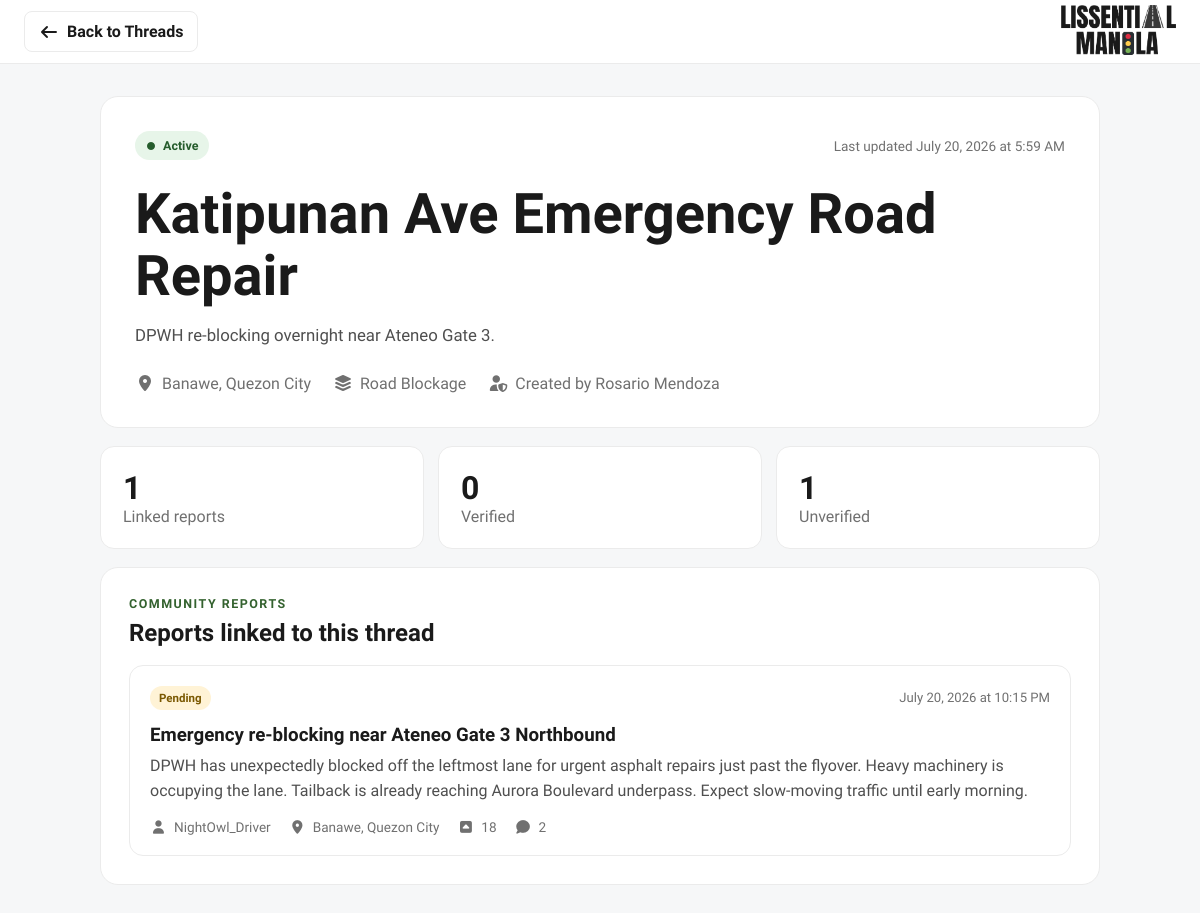
The app's page /pages/user/thread-details.php?id=4 with its own data.
### tables this page shows
CREATE TABLE threads (
    thread_id INT AUTO_INCREMENT PRIMARY KEY,
    title VARCHAR(255) NOT NULL,
    location_id INT NOT NULL,
    category_id INT NOT NULL,
    
    created_by INT NOT NULL,  
    status ENUM('Active', 'Resolved', 'Archived') NOT NULL DEFAULT 'Active',
    
    description TEXT,  
    
     
    total_reports INT DEFAULT 0,
    verified_reports INT DEFAULT 0,
    unverified_reports INT DEFAULT 0,
    
    created_at TIMESTAMP DEFAULT CURRENT_TIMESTAMP,
    updated_at TIMESTAMP DEFAULT CURRENT_TIMESTAMP ON UPDATE CURRENT_TIMESTAMP,
    
    FOREIGN KEY (category_id) REFERENCES categories(category_id),
    FOREIGN KEY (location_id) REFERENCES locations(location_id),
    FOREIGN KEY (created_by) REFERENCES users(user_id) ON DELETE RESTRICT
);

CREATE TABLE categories (
    category_id INT AUTO_INCREMENT PRIMARY KEY,
    category_name VARCHAR(50) NOT NULL UNIQUE, 
    requires_description BOOLEAN DEFAULT FALSE,  
    is_active BOOLEAN DEFAULT TRUE,
    created_at TIMESTAMP DEFAULT CURRENT_TIMESTAMP
);

CREATE TABLE reports (
    report_id INT AUTO_INCREMENT PRIMARY KEY,
    user_id INT NOT NULL,  
    thread_id INT,  
    location_id INT NOT NULL,  
    category_id INT NOT NULL,

    title VARCHAR(255) NOT NULL,
    description TEXT NOT NULL,
    
     
    upvote_count INT DEFAULT 0,
    comment_count INT DEFAULT 0,
 
     
    status ENUM('Pending', 'Verified', 'Resolved', 'Rejected') NOT NULL DEFAULT 'Pending',
    verification_remarks TEXT,  
    verified_by INT,  
    verified_at TIMESTAMP NULL,
        
    is_deleted BOOLEAN DEFAULT FALSE,  
    
    created_at TIMESTAMP DEFAULT CURRENT_TIMESTAMP,
    updated_at TIMESTAMP DEFAULT CURRENT_TIMESTAMP ON UPDATE CURRENT_TIMESTAMP,
    
    FOREIGN KEY (user_id) REFERENCES users(user_id),
    FOREIGN KEY (thread_id) REFERENCES threads(thread_id),
    FOREIGN KEY (location_id) REFERENCES locations(location_id),
    FOREIGN KEY (category_id) REFERENCES categories(category_id),
    FOREIGN KEY (verified_by) REFERENCES users(user_id)
);

CREATE TABLE users (
    user_id INT AUTO_INCREMENT PRIMARY KEY,
    phone_number VARCHAR(20) NOT NULL UNIQUE,
    email VARCHAR(100),
    first_name VARCHAR(50) NOT NULL,
    last_name VARCHAR(50) NOT NULL,
    username VARCHAR(50) NOT NULL UNIQUE,
    password_hash VARCHAR(255) NOT NULL,
    
     
    role ENUM('Student', 'Official', 'Admin') NOT NULL DEFAULT 'Student',
    
     
    assigned_area VARCHAR(100),
    
     
    home_location_id INT NOT NULL,
    
     
    pending_phone_number VARCHAR(20),  
    is_phone_verified BOOLEAN DEFAULT TRUE,  
    phone_verification_code VARCHAR(10),
    phone_verification_expires_at TIMESTAMP NULL,
    
    is_deleted BOOLEAN DEFAULT FALSE,
    
    created_at TIMESTAMP DEFAULT CURRENT_TIMESTAMP,
    updated_at TIMESTAMP DEFAULT CURRENT_TIMESTAMP ON UPDATE CURRENT_TIMESTAMP,
    
    FOREIGN KEY (home_location_id) REFERENCES locations(location_id)
);

CREATE TABLE locations (
    location_id INT AUTO_INCREMENT PRIMARY KEY,
    city VARCHAR(50) NOT NULL,
    district VARCHAR(100) NOT NULL,
    landmark VARCHAR(100),  
    is_active BOOLEAN DEFAULT TRUE,
    created_at TIMESTAMP DEFAULT CURRENT_TIMESTAMP,
    
     
    UNIQUE KEY unique_location (city, district)
);

### includes/thread-query.php (called while the page is built, shortened)
<?php
function thread_escape(?string $value): string
{
    return htmlspecialchars((string) $value, ENT_QUOTES, 'UTF-8');
}
function thread_fetch_one(mysqli $db, int $threadId): ?array
{
    $sql = <<<'SQL'
        SELECT
            t.thread_id,
            t.title,
            t.description,
            t.status,
            t.total_reports,
            t.verified_reports,
            t.unverified_reports,
            t.created_at,
            t.updated_at,
            c.category_name,
            l.city,
            l.district,
            l.landmark,
            CONCAT(u.first_name, ' ', u.last_name) AS creator_name
        FROM threads t
        INNER JOIN categories c ON c.category_id = t.category_id
        INNER JOIN locations l ON l.location_id = t.location_id
        INNER JOIN users u ON u.user_id = t.created_by
        WHERE t.thread_id = ?
        LIMIT 1
    SQL;
    $stmt = $db->prepare($sql);
    $stmt->bind_param('i', $threadId);
    $stmt->execute();
    $row = $stmt->get_result()->fetch_assoc();
    return $row ?: null;
}
function thread_fetch_reports(mysqli $db, int $threadId): array
{
    $sql = <<<'SQL'
        SELECT
            r.report_id,
            r.title,
            r.description,
            r.status,
            r.upvote_count,
            r.comment_count,
            r.created_at,
            c.category_name,
            l.city,
            l.district,
            CONCAT(u.first_name, ' ', u.last_name) AS reporter_name,
            u.username
        FROM reports r
        INNER JOIN categories c ON c.category_id = r.category_id
        INNER JOIN locations l ON l.location_id = r.location_id
        INNER JOIN users u ON u.user_id = r.user_id
        WHERE r.thread_id = ?
          AND r.is_deleted = FALSE
        ORDER BY r.created_at DESC, r.report_id DESC
    SQL;
    $stmt = $db->prepare($sql);
    $stmt->bind_param('i', $threadId);
    $stmt->execute();
    return $stmt->get_result()->fetch_all(MYSQLI_ASSOC);
}
function thread_location_label(array $thread): string
{
    $parts = [];
    if (!empty($thread['district'])) {
        $parts[] = (string) $thread['district'];
    }
    if (!empty($thread['city'])) {
        $parts[] = (string) $thread['city'];
    }
    return implode(', ', $parts);
}
function thread_date_label(?string $date): string
{
    $timestamp = strtotime($date);
    return $timestamp === false ? $date : date('F j, Y \a\t g:i A', $timestamp);
}

### pages/user/thread-details.php (the view, shortened to what this page needs)
<?php
require_once __DIR__ . '/../../includes/thread-query.php';
$threadId = filter_input(INPUT_GET, 'id', FILTER_VALIDATE_INT);
$thread = null;
$reports = [];
$errorMessage = null;
if (!$threadId || $threadId < 1) {
    http_response_code(400);
    $errorMessage = 'A valid thread ID is required.';
} else {
    try {
        $db = thread_db();
        $thread = thread_fetch_one($db, $threadId);
        if ($thread === null) {
            http_response_code(404);
            $errorMessage = 'The requested thread does not exist.';
        } else {
            $reports = thread_fetch_reports($db, $threadId);
        }
    } catch (Throwable $error) {
        http_response_code(500);
        $errorMessage = $error->getMessage();
    }
}
?>
<!DOCTYPE html>
<html lang="en">
<head>
    <link rel="stylesheet" href="../../style/user/threads.css">
</head>
<body>
<header class="details-navbar">
    <a href="user-threads.php" class="details-navbar__back"><i class="fa-solid fa-arrow-left"></i> Back to Threads</a>
    <a href="user-home.php"><img src="../../assets/LOGO/logo_normal.png" alt="Lissential Manila logo"></a>
</header>
<main class="thread-details-page">
    <?php if ($errorMessage !== null): ?>
        <section class="thread-state thread-state--error">
            <i class="fa-solid fa-triangle-exclamation"></i>
            <h1>Thread unavailable</h1>
            <p><?= thread_escape($errorMessage) ?></p>
            <a href="user-threads.php">Return to all threads</a>
        </section>
    <?php else: ?>
        <section class="thread-details-hero">
            <div class="thread-details-hero__topline">
                <span class="thread-status thread-status--<?= strtolower(thread_escape((string) $thread['status'])) ?>"><i class="fa-solid fa-circle"></i><?= thread_escape($thread['status']) ?></span>
                <span>Last updated <?= thread_escape(thread_date_label($thread['updated_at'])) ?></span>
            </div>
            <h1><?= thread_escape($thread['title']) ?></h1>
            <p><?= thread_escape($thread['description'] ?: 'No official description has been added to this thread yet.') ?></p>
            <div class="thread-details-hero__meta">
                <span><i class="fa-solid fa-location-dot"></i><?= thread_escape(thread_location_label($thread)) ?></span>
                <span><i class="fa-solid fa-layer-group"></i><?= thread_escape($thread['category_name']) ?></span>
                <span><i class="fa-solid fa-user-shield"></i>Created by <?= thread_escape($thread['creator_name']) ?></span>
            </div>
        </section>
        <section class="thread-summary-grid">
            <article><strong><?= count($reports) ?></strong><span>Linked reports</span></article>
            <article><strong><?= (int) $thread['verified_reports'] ?></strong><span>Verified</span></article>
            <article><strong><?= (int) $thread['unverified_reports'] ?></strong><span>Unverified</span></article>
        </section>
        <section class="linked-reports">
            <div class="linked-reports__heading">
                <div><p class="threads-eyebrow">COMMUNITY REPORTS</p><h2>Reports linked to this thread</h2></div>
            </div>
            <?php if ($reports === []): ?>
                <div class="thread-state thread-state--compact"><i class="fa-regular fa-file-lines"></i><h3>No linked reports yet</h3><p>An official thread can exist before individual reports are linked to it.</p></div>
            <?php else: ?>
                <div class="report-list">
                    <?php foreach ($reports as $report): ?>
                        <article class="linked-report-card">
                            <div class="linked-report-card__topline">
                                <span class="report-status report-status--<?= strtolower(thread_escape((string) $report['status'])) ?>"><?= thread_escape($report['status']) ?></span>
                                <span><?= thread_escape(thread_date_label($report['created_at'])) ?></span>
                            </div>
                            <h3><?= thread_escape($report['title']) ?></h3>
                            <p><?= thread_escape($report['description']) ?></p>
                            <div class="linked-report-card__meta">
                                <span><i class="fa-solid fa-user"></i><?= thread_escape($report['username'] ?: $report['reporter_name']) ?></span>
                                <span><i class="fa-solid fa-location-dot"></i><?= thread_escape($report['district'] . ', ' . $report['city']) ?></span>
                                <span><i class="fa-solid fa-square-caret-up"></i><?= (int) $report['upvote_count'] ?></span>
                                <span><i class="fa-solid fa-comment"></i><?= (int) $report['comment_count'] ?></span>
                            </div>
                        </article>
                    <?php endforeach; ?>
                </div>
            <?php endif; ?>
        </section>
    <?php endif; ?>
</main>
</body>
</html>

### style/user/threads.css (style rules this page uses)
body { background: #f6f7f8; }
.threads-eyebrow { color:var(--colorGreen); font-size:.78rem; font-weight:700; letter-spacing:.12em; margin-bottom:8px; }
.thread-card__topline,.thread-card__footer,.thread-details-hero__topline,.linked-report-card__topline { display:flex; align-items:center; justify-content:space-between; gap:12px; }
.thread-status { display:inline-flex; align-items:center; gap:7px; width:max-content; border-radius:999px; padding:7px 11px; font-size:.78rem; font-weight:700; }
.thread-status i { font-size:.5rem; }
.thread-status--active { background:#e7f5e9; color:#255c2c; }
.thread-card__meta span,.thread-details-hero__meta span,.linked-report-card__meta span { display:inline-flex; align-items:center; gap:7px; }
.thread-card__button,.thread-state a,.details-navbar__back { display:inline-flex; align-items:center; gap:8px; text-decoration:none; border-radius:8px; padding:10px 14px; background:var(--color5); color:#fff; font-weight:600; }
.details-navbar { height:64px; display:flex; justify-content:space-between; align-items:center; padding:0 24px; background:#fff; border-bottom:1px solid var(--color3); }
.details-navbar img { height:50px; }
.details-navbar__back { background:transparent; color:var(--colorText); border:1px solid var(--color3); }
.thread-details-page { width:min(1000px, calc(100% - 32px)); margin:32px auto 64px; }
.thread-details-hero { padding:34px; background:#fff; border:1px solid var(--color3); border-radius:18px; }
.thread-details-hero__topline { color:var(--color4); font-size:.85rem; }
.thread-details-hero h1 { font-size:clamp(2rem,5vw,3.5rem); line-height:1.1; margin:24px 0 14px; }
.thread-details-hero > p { color:#4f4f4f; font-size:1.05rem; line-height:1.7; }
.thread-details-hero__meta { display:flex; flex-wrap:wrap; gap:12px 22px; margin-top:24px; color:var(--color4); }
.thread-summary-grid { display:grid; grid-template-columns:repeat(3,1fr); gap:14px; margin:18px 0; }
.thread-summary-grid article { padding:22px; background:#fff; border:1px solid var(--color3); border-radius:14px; }
.thread-summary-grid strong { display:block; font-size:2rem; }
.thread-summary-grid span { color:var(--color4); }
.linked-reports { padding:28px; background:#fff; border:1px solid var(--color3); border-radius:18px; }
.linked-reports__heading { margin-bottom:18px; }
.report-list { display:flex; flex-direction:column; gap:14px; }
.linked-report-card { padding:20px; border:1px solid var(--color3); border-radius:14px; }
.linked-report-card__topline { color:var(--color4); font-size:.82rem; }
.linked-report-card h3 { margin:14px 0 8px; }
.linked-report-card p { color:#4f4f4f; line-height:1.55; }
.linked-report-card__meta { display:flex; flex-wrap:wrap; gap:12px 18px; margin-top:16px; color:var(--color4); font-size:.85rem; }
.report-status { border-radius:999px; padding:5px 9px; font-size:.72rem; font-weight:700; background:#eee; color:#555; }
.report-status--pending { background:#fff3d6; color:#7a5800; }

### style/shared/global.css (style rules this page uses)
:root { --color1: #ffffff; --color2: #fbfbfb; --color3: #ebebeb; --color4: #707070; --color5: #222222; --colorText: #1a1a1a; --colorBlue: #5ca3ff; --colorRed: #cd474b; --colorYellow: #febc01; --colorGreen: #34622f; --colorComplement: #000000; --space-xsmall: clamp(0.25rem, 0.2rem + 0.3vw, 0.5rem); --space-small: clamp(0.5rem, 0.4rem + 0.5vw, 0.75rem); --space-medium: clamp(0.75rem, 0.6rem + 0.8vw, 1.5rem); --space-large: clamp(1.25rem, 1rem + 1vw, 2.5rem); --space-xlarge: clamp(2rem, 1.5rem + 2vw, 4rem); --font-xsmall: clamp(0.75rem, 0.72rem + 0.15vw, 0.875rem); --font-small: clamp(0.875rem, 0.83rem + 0.2vw, 1rem); --font-medium: clamp(1rem, 0.95rem + 0.3vw, 1.125rem); --font-large: clamp(1.25rem, 1.1rem + 0.6vw, 1.75rem); --font-xlarge: clamp(1.75rem, 1.4rem + 1vw, 2.5rem); --font-xxlarge: clamp(2.25rem, 1.8rem + 1.5vw, 3.5rem); }
* { margin: 0; padding: 0; box-sizing: border-box; font-family: "Google Sans", sans-serif; font-optical-sizing: auto; font-weight: 400; font-style: normal; }
body { background-color: var(--color1); color: var(--colorText); }
h1, h2, h3 { font-weight: 700; }
p, body { font-weight: 400; }
strong, .bold { font-weight: 600; }

### records on screen
threads: status "Active", updated_at "July 20, 2026 at 5:59 AM", title "Katipunan Ave Emergency Road Repair", description "DPWH re-blocking overnight near Ateneo Gate 3.", category.category_name "Road Blockage", verified_reports "0", unverified_reports "1"
reports: status "Pending", created_at "July 20, 2026 at 10:15 PM", title "Emergency re-blocking near Ateneo Gate 3 Northbound", description "DPWH has unexpectedly blocked off the leftmost lane for urgent asphalt repairs just past the flyover. Heavy machinery is occupying the lane. Tailback is already reaching Aurora Boulevard underpass. Expect slow-moving traffic until early morning.", user.username "NightOwl_Driver", location.city "Banawe, Quezon City", upvote_count "18", comment_count "2"

### other values on screen
thread_escape(thread_location_label($thread)) "Banawe, Quezon City"
thread_escape($thread['creator_name']) "Rosario Mendoza"
count($reports) "1"
